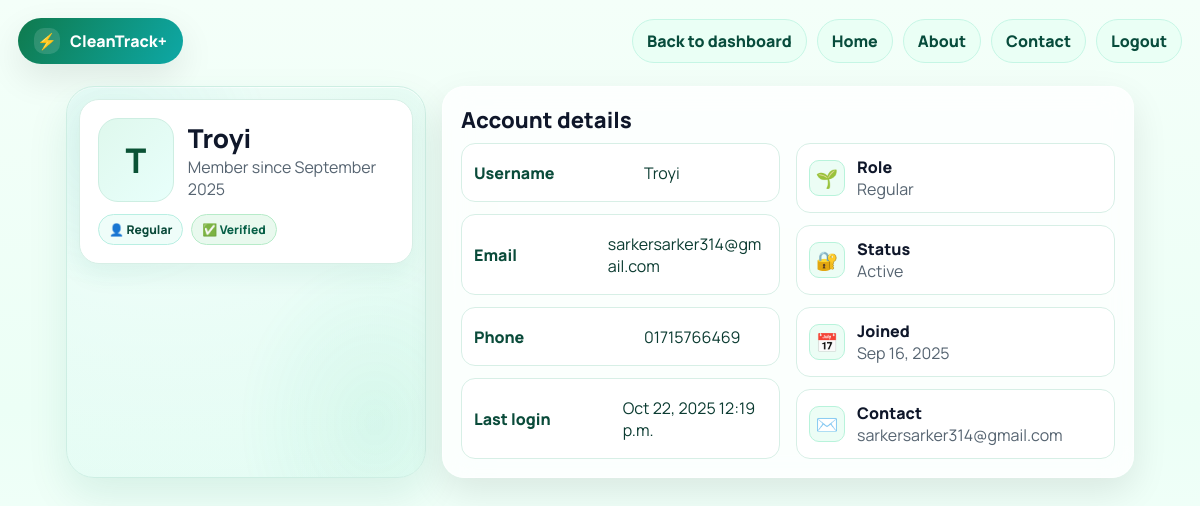
Before: /users/profile/ (signed in) with the older database file.
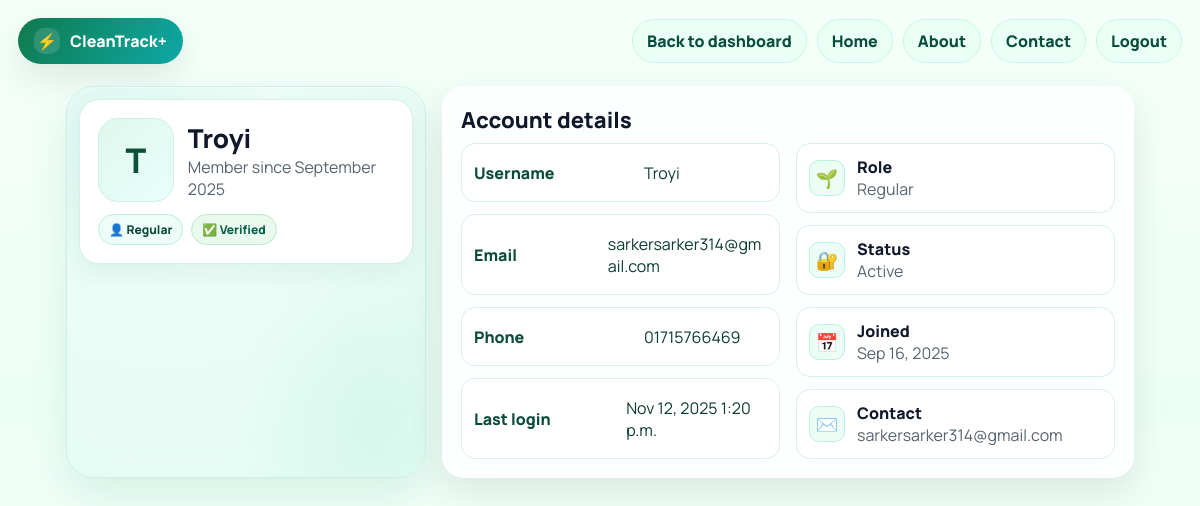
After: the same page with the newer database file.
### users/models.py (models this page shows, shortened)
class User(AbstractUser):
    ROLE_CHOICES = (
        ("regular", "Regular"),
        ("driver",  "Driver"),
        ("admin",   "Admin"),
    )
    role = models.CharField(max_length=10, choices=ROLE_CHOICES, default="regular")
    phone_number = models.CharField(max_length=15, blank=True, null=True)

### users/views.py (the view)
# urls.py: path("profile/", views.profile_view, name="profile"),
@login_required
def profile_view(request):
    return render(request, "profile.html")

### templates/profile.html (shortened to what this page needs)
{% load static %}
<!doctype html>
<html lang="en">
<head>
</head>
<body>
  <header class="topbar reveal" data-anim>
    <div class="brand"><div class="bolt">⚡</div>CleanTrack+</div>
    <div style="display:flex; gap:10px;">
      <a class="home-btn" href="{% url 'users:dashboard' %}"> Back to dashboard</a>
           <a class="home-btn" href="{% url 'home' %}"> Home</a>
         <a class="home-btn" href="{% url 'users:about' %}">About</a>
         <a class="home-btn" href="{% url 'contact' %}">Contact</a>
      <a class="home-btn" href="{% url 'users:logout' %}"> Logout</a>
    </div>
  </header>
  <main class="wrap">
    <section class="frame reveal" data-anim style="--d:60ms">
      <div class="profile-card">
        <div class="id-row">
          <div class="avatar">{{ request.user.first_name|default:request.user.username|slice:":1"|upper }}</div>
          <div>
            <h1 class="fullname">{{ request.user.get_full_name|default:request.user.username }}</h1>
            <div class="muted">Member since {{ request.user.date_joined|date:"F Y" }}</div>
          </div>
        </div>
        <div style="display:flex; gap:8px; flex-wrap:wrap; margin-top:12px">
          <span class="chip info">👤 {{ request.user.role|default:"Regular"|title }}</span>
          {% if request.user.is_active %}
            <span class="chip ok">✅ Verified</span>
          {% else %}
            <span class="chip">⏳ Not verified</span>
          {% endif %}
        </div>
      </div>
    </section>
    <section class="card reveal" data-anim style="--d:120ms">
      <h2 class="title">Account details</h2>
      <div class="two">
        <div class="grid">
          <div class="row"><div class="k">Username</div><div class="v">{{ request.user.username }}</div></div>
          <div class="row"><div class="k">Email</div><div class="v">{{ request.user.email|default:"—" }}</div></div>
          <div class="row"><div class="k">Phone</div><div class="v">{{ request.user.phone_number|default:"—" }}</div></div>
          <div class="row"><div class="k">Last login</div><div class="v">{{ request.user.last_login|date:"M j, Y g:i a"|default:"—" }}</div></div>
        </div>
        <div class="grid">
          <div class="stat"><div class="icon">🌱</div><div><div style="font-weight:900">Role</div><div class="muted">{{ request.user.role|default:"regular"|title }}</div></div></div>
          <div class="stat"><div class="icon">🔐</div><div><div style="font-weight:900">Status</div><div class="muted">{% if request.user.is_active %}Active{% else %}Inactive{% endif %}</div></div></div>
          <div class="stat"><div class="icon">📅</div><div><div style="font-weight:900">Joined</div><div class="muted">{{ request.user.date_joined|date:"M j, Y" }}</div></div></div>
          <div class="stat"><div class="icon">✉️</div><div><div style="font-weight:900">Contact</div><div class="muted">{{ request.user.email|default:"—" }}</div></div></div>
        </div>
      </div>
    </section>
  </main>
</body>
</html>

Changed rows visible on the page:
changed User "Troyi": user.last_login "Oct 22, 2025 12:19 p.m." → "Nov 12, 2025 1:20 p.m."
